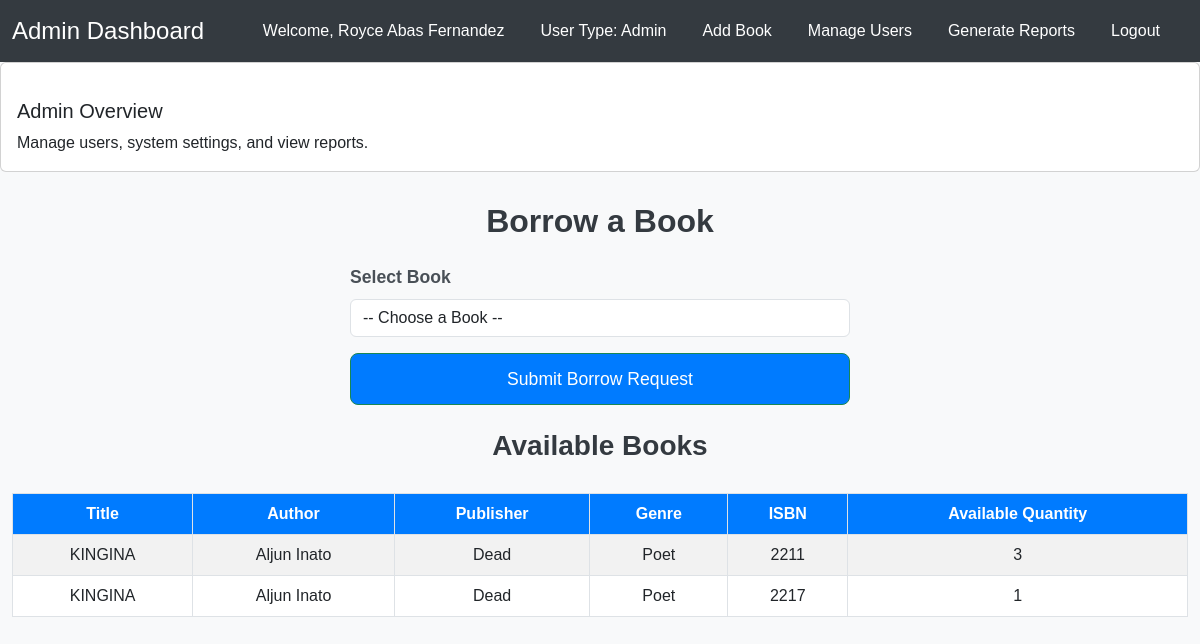
The page /borrow_book.php (signed in) on the database as committed earlier.
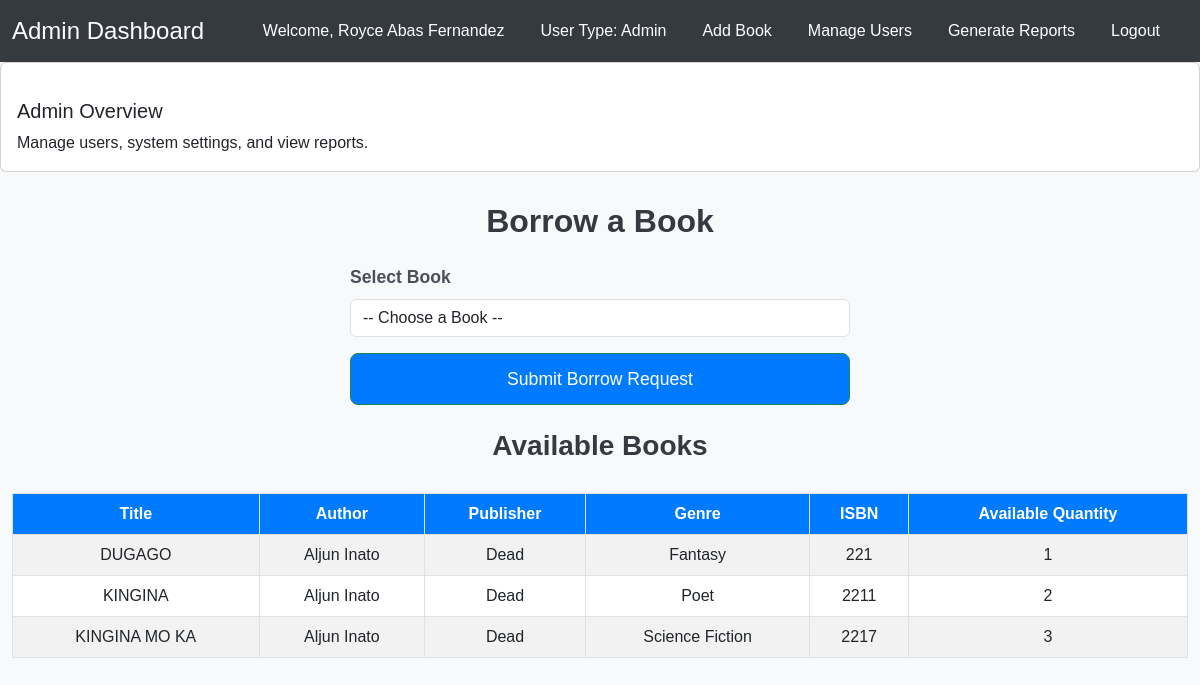
The same page on the database as committed later.
### tables this page shows
CREATE TABLE `books` (
  `BookID` int(11) NOT NULL,
  `ResourceID` int(11) DEFAULT NULL,
  `Author` varchar(255) DEFAULT NULL,
  `ISBN` varchar(50) DEFAULT NULL,
  `Publisher` varchar(100) DEFAULT NULL,
  `Edition` varchar(50) DEFAULT NULL,
  `PublicationDate` date DEFAULT NULL,
  `Title` varchar(255) NOT NULL,
  `Genre` varchar(255) DEFAULT NULL,
  `AccessionNumber` varchar(50) NOT NULL,
  `Quantity` int(11) NOT NULL,
  `AvailableQuantity` int(11) NOT NULL
);

### borrow_book.php (the view, shortened to what this page needs)
<?php
include 'db.php';
include 'navigation.php';
?>
<div class="container">
    <h2 class="text-center my-4">Borrow a Book</h2>
    <form method="POST" class="borrow-form">
        <div class="mb-3">
            <label for="resource_id" class="form-label">Select Book</label>
            <select name="resource_id" id="resource_id" class="form-control" required>
                <option value="">-- Choose a Book --</option>
            </select>
        </div>
        <button type="submit" class="btn btn-success btn-lg w-100">Submit Borrow Request</button>
    </form>
    <h3 class="text-center my-4">Available Books</h3>
    <table class="table table-striped table-bordered">
        <thead>
            <tr>
                <th>Title</th>
                <th>Author</th>
                <th>Publisher</th>
                <th>Genre</th>
                <th>ISBN</th>
                <th>Available Quantity</th>
            </tr>
        </thead>
        <tbody>
            <?php
            $booksSql = "SELECT Title, Author, Publisher, Genre, ISBN, AvailableQuantity FROM Books WHERE AvailableQuantity > 0";
            $booksResult = $conn->query($booksSql);
            if ($booksResult->num_rows > 0) {
                while ($book = $booksResult->fetch_assoc()) {
                    echo "<tr>
                            <td>" . htmlspecialchars($book['Title']) . "</td>
                            <td>" . htmlspecialchars($book['Author']) . "</td>
                            <td>" . htmlspecialchars($book['Publisher']) . "</td>
                            <td>" . htmlspecialchars($book['Genre']) . "</td>
                            <td>" . htmlspecialchars($book['ISBN']) . "</td>
                            <td>" . $book['AvailableQuantity'] . "</td>
                          </tr>";
                }
            } else {
                echo "<tr><td colspan='6' class='text-center'>No books available</td></tr>";
            }
            ?>
        </tbody>
    </table>
</div>
<link href="https://cdn.jsdelivr.net/npm/bootstrap@5.3.0-alpha1/dist/css/bootstrap.min.css" rel="stylesheet">

Rows that differ between the two databases and show on the page:
now on this page (row edited): books: Title "DUGAGO", Author "Aljun Inato", Publisher "Dead", Genre "Fantasy", ISBN "221", AvailableQuantity "1"
changed books "KINGINA": AvailableQuantity "3" → "2"
changed books: Title "KINGINA" → "KINGINA MO KA"; Genre "Poet" → "Science Fiction"; AvailableQuantity "1" → "3"
